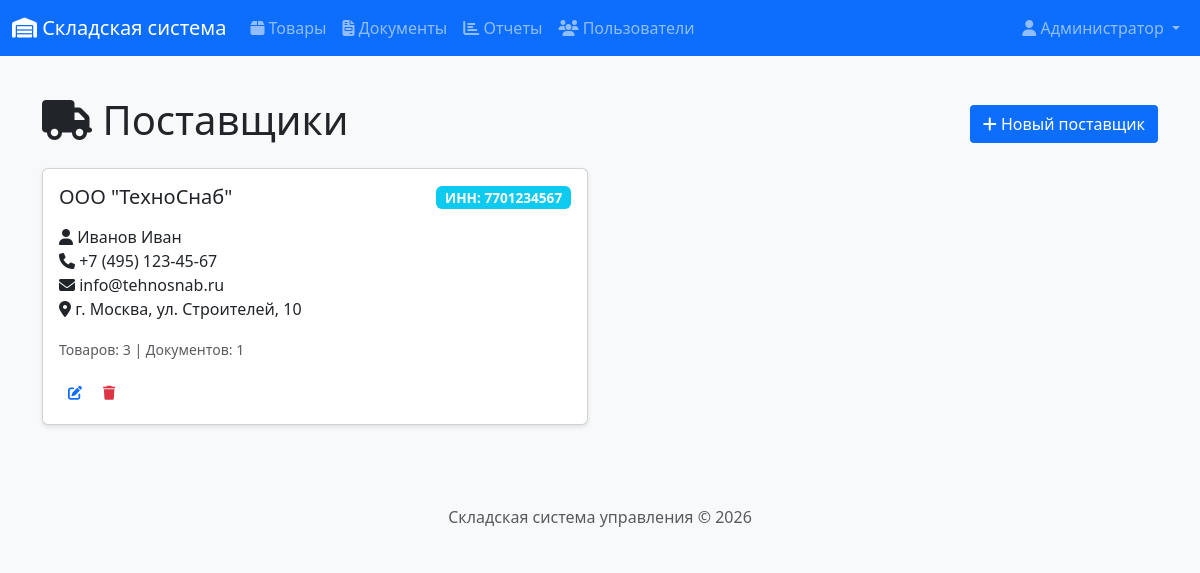
Screenshot of /products/suppliers (signed in) with the database file from the repository.
### app/models.py (models this page shows, shortened)
class User(UserMixin, db.Model):
    __tablename__ = 'users'
    id = db.Column(db.Integer, primary_key=True)
    username = db.Column(db.String(64), unique=True, nullable=False)
    email = db.Column(db.String(120), unique=True, nullable=False)
    password_hash = db.Column(db.String(256))
    full_name = db.Column(db.String(100))
    role = db.Column(db.String(20), default='manager')  # admin, manager, storekeeper
    created_at = db.Column(db.DateTime, default=datetime.utcnow)
    documents_created = db.relationship('Document', backref='author', lazy='dynamic')
    def is_admin(self):
        return self.role == 'admin'
    def is_manager(self):
        return self.role in ['admin', 'manager']

class Supplier(db.Model):
    __tablename__ = 'suppliers'
    id = db.Column(db.Integer, primary_key=True)
    name = db.Column(db.String(100), nullable=False)
    inn = db.Column(db.String(12), unique=True)
    contact_person = db.Column(db.String(100))
    phone = db.Column(db.String(20))
    email = db.Column(db.String(120))
    address = db.Column(db.String(200))
    created_at = db.Column(db.DateTime, default=datetime.utcnow)
    products = db.relationship('Product', backref='supplier', lazy='dynamic')
    documents = db.relationship('Document', backref='supplier', lazy='dynamic')

### app/routes/products.py (the view)
@bp.route('/suppliers')
@login_required
def supplier_list():
    suppliers = Supplier.query.all()
    return render_template('products/suppliers.html', title='Поставщики', suppliers=suppliers)

### app/__init__.py (called while the page is built)
@login_manager.user_loader
def load_user(user_id):
    from app.models import User
    return User.query.get(int(user_id))

### app/templates/products/suppliers.html (shortened to what this page needs)
{% extends "base.html" %}
{% block content %}
<div class="d-flex justify-content-between align-items-center mb-3">
    <h1><i class="fas fa-truck"></i> Поставщики</h1>
    {% if current_user.is_manager() %}
    <a href="{{ url_for('products.supplier_create') }}" class="btn btn-primary">
        <i class="fas fa-plus"></i> Новый поставщик
    </a>
    {% endif %}
</div>
<div class="row">
    {% for supplier in suppliers %}
    <div class="col-md-6 mb-3">
        <div class="card">
            <div class="card-body">
                <div class="d-flex justify-content-between">
                    <h5 class="card-title">{{ supplier.name }}</h5>
                    <div>
                        <span class="badge bg-info">ИНН: {{ supplier.inn or 'не указан' }}</span>
                    </div>
                </div>
                <p class="card-text mt-2">
                    {% if supplier.contact_person %}
                    <i class="fas fa-user"></i> {{ supplier.contact_person }}<br>
                    {% endif %}
                    {% if supplier.phone %}
                    <i class="fas fa-phone"></i> {{ supplier.phone }}<br>
                    {% endif %}
                    {% if supplier.email %}
                    <i class="fas fa-envelope"></i> {{ supplier.email }}<br>
                    {% endif %}
                    {% if supplier.address %}
                    <i class="fas fa-map-marker-alt"></i> {{ supplier.address }}
                    {% endif %}
                </p>
                <p class="card-text">
                    <small class="text-muted">
                        Товаров: {{ supplier.products.count() }} |
                        Документов: {{ supplier.documents.count() }}
                    </small>
                </p>
                {% if current_user.is_manager() %}
                <div class="btn-group">
                    <a href="{{ url_for('products.supplier_edit', id=supplier.id) }}"
                       class="btn btn-sm btn-outline-primary">
                        <i class="fas fa-edit"></i>
                    </a>
                    <button type="button" class="btn btn-sm btn-outline-danger"
                            data-bs-toggle="modal" data-bs-target="#deleteModal{{ supplier.id }}">
                        <i class="fas fa-trash"></i>
                    </button>
                </div>
                {% endif %}
            </div>
        </div>
    </div>
    {% endfor %}
</div>
{% endblock %}

### app/templates/base.html (shortened to what this page needs)
<!DOCTYPE html>
<html lang="ru">
<head>
    <link href="https://cdn.jsdelivr.net/npm/bootstrap@5.3.0/dist/css/bootstrap.min.css" rel="stylesheet">
    <link rel="stylesheet" href="https://cdnjs.cloudflare.com/ajax/libs/font-awesome/6.4.0/css/all.min.css">
    <link rel="stylesheet" href="{{ url_for('static', filename='css/style.css') }}">
</head>
<body>
    <nav class="navbar navbar-expand-lg navbar-dark bg-primary">
        <div class="container-fluid">
            <a class="navbar-brand" href="{{ url_for('index') }}">
                <i class="fas fa-warehouse"></i> Складская система
            </a>
            <div class="collapse navbar-collapse" id="navbarNav">
                {% if current_user.is_authenticated %}
                <ul class="navbar-nav me-auto">
                    <li class="nav-item">
                        <a class="nav-link" href="{{ url_for('products.product_list') }}">
                            <i class="fas fa-box"></i> Товары
                        </a>
                    </li>
                    <li class="nav-item">
                        <a class="nav-link" href="{{ url_for('documents.document_list') }}">
                            <i class="fas fa-file-invoice"></i> Документы
                        </a>
                    </li>
                    <li class="nav-item">
                        <a class="nav-link" href="{{ url_for('reports.stock_report') }}">
                            <i class="fas fa-chart-bar"></i> Отчеты
                        </a>
                    </li>
                    {% if current_user.is_admin() %}
                    <li class="nav-item">
                        <a class="nav-link" href="{{ url_for('auth.user_list') }}">
                            <i class="fas fa-users"></i> Пользователи
                        </a>
                    </li>
                    {% endif %}
                </ul>
                <ul class="navbar-nav">
                    <li class="nav-item dropdown">
                        <a class="nav-link dropdown-toggle" href="#" role="button" data-bs-toggle="dropdown">
                            <i class="fas fa-user"></i> {{ current_user.full_name or current_user.username }}
                        </a>
                    </li>
                </ul>
                {% endif %}
            </div>
        </div>
    </nav>
    <main class="container mt-4">
        {% block content %}{% endblock %}
    </main>
    <footer class="footer mt-5 py-3 bg-light">
        <div class="container text-center">
            <span class="text-muted">Складская система управления &copy; 2026</span>
        </div>
    </footer>
</body>
</html>

### app/static/css/style.css (style rules this page uses)
body { font-family: 'Segoe UI', Tahoma, Geneva, Verdana, sans-serif; background-color: #f8f9fa; min-height: 100vh; display: flex; flex-direction: column; margin: 0; padding: 0; }
.footer { margin-top: auto; width: 100%; background-color: #f8f9fa; padding: 1rem 0; text-align: center; }
.card { box-shadow: 0 2px 4px rgba(0,0,0,0.1); transition: transform 0.2s; }
.badge { font-size: 0.85em; padding: 0.35em 0.65em; display: inline-block; white-space: nowrap; }
.btn { display: inline-block; font-weight: 400; line-height: 1.5; text-align: center; text-decoration: none; vertical-align: middle; cursor: pointer; padding: 0.375rem 0.75rem; font-size: 1rem; border-radius: 0.25rem; border: 1px solid transparent; }
.btn-sm { padding: 0.25rem 0.5rem; font-size: 0.875rem; border-radius: 0.2rem; }
.btn-group { display: inline-flex; gap: 0.25rem; }
p, strong, span, div { white-space: normal; word-break: normal; }

### rows the page displays
User: full_name "Администратор"
Supplier: name "ООО \"ТехноСнаб\"", inn "7701234567", contact_person "Иванов Иван", phone "+7 (495) 123-45-67", email "info@tehnosnab.ru", address "г. Москва, ул. Строителей, 10", products.count "3", documents.count "1"
